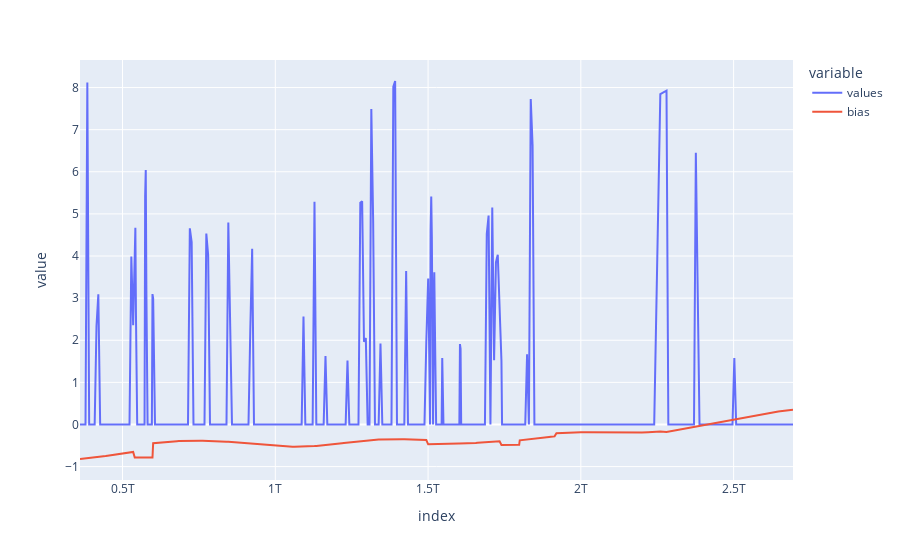

Notebook source saved alongside this figure:
### Code cell
db['chromato'][0].plot()

### Figure 1 — Plotly figure (JSON) as saved in the notebook; plotly's stock layout.template omitted (floating-point values rounded to 4 significant figures; data arrays with more than 128 entries replaced by an {"elided": "..."} marker saying what was removed)
{"data": [{"hovertemplate": "variable=values<br>index=%{x}<br>value=%{y}<extra></extra>", "legendgroup": "values", "line": {"color": "#636efa", "dash": "solid"}, "mode": "lines", "name": "values", "orientation": "v", "showlegend": true, "type": "scatter", "x": {"elided": "428 int values"}, "xaxis": "x", "y": {"elided": "428 float values"}, "yaxis": "y"}, {"hovertemplate": "variable=bias<br>index=%{x}<br>value=%{y}<extra></extra>", "legendgroup": "bias", "line": {"color": "#EF553B", "dash": "solid"}, "mode": "lines", "name": "bias", "orientation": "v", "showlegend": true, "type": "scatter", "x": {"elided": "428 int values"}, "xaxis": "x", "y": {"elided": "428 float values"}, "yaxis": "y"}], "layout": {"legend": {"title": {"text": "variable"}, "tracegroupgap": 0}, "margin": {"t": 60}, "xaxis": {"anchor": "y", "domain": [0, 1], "title": {"text": "index"}}, "yaxis": {"anchor": "x", "domain": [0, 1], "title": {"text": "value"}}}}
